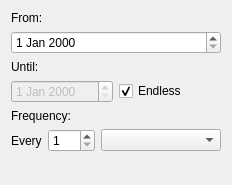
<?xml version="1.0" encoding="UTF-8"?>
<ui version="4.0">
 <class>ScheduleForm</class>
 <widget class="QWidget" name="ScheduleForm">
  <property name="geometry">
   <rect>
    <x>0</x>
    <y>0</y>
    <width>232</width>
    <height>185</height>
   </rect>
  </property>
  <property name="windowTitle">
   <string>Schedule Form</string>
  </property>
  <layout class="QVBoxLayout" name="verticalLayout">
   <item>
    <widget class="QLabel" name="from_label">
     <property name="sizePolicy">
      <sizepolicy hsizetype="Maximum" vsizetype="Fixed">
       <horstretch>0</horstretch>
       <verstretch>0</verstretch>
      </sizepolicy>
     </property>
     <property name="text">
      <string>From:</string>
     </property>
    </widget>
   </item>
   <item>
    <widget class="QDateEdit" name="from"/>
   </item>
   <item>
    <widget class="QLabel" name="until_label">
     <property name="sizePolicy">
      <sizepolicy hsizetype="Maximum" vsizetype="Fixed">
       <horstretch>0</horstretch>
       <verstretch>0</verstretch>
      </sizepolicy>
     </property>
     <property name="text">
      <string>Until:</string>
     </property>
    </widget>
   </item>
   <item>
    <layout class="QHBoxLayout" name="horizontalLayout_4">
     <item>
      <widget class="QDateEdit" name="until">
       <property name="enabled">
        <bool>false</bool>
       </property>
      </widget>
     </item>
     <item>
      <widget class="QCheckBox" name="endless">
       <property name="text">
        <string>Endless</string>
       </property>
       <property name="checked">
        <bool>true</bool>
       </property>
      </widget>
     </item>
    </layout>
   </item>
   <item>
    <widget class="QLabel" name="freq_label">
     <property name="text">
      <string>Frequency:</string>
     </property>
    </widget>
   </item>
   <item>
    <layout class="QHBoxLayout" name="horizontalLayout_5">
     <item>
      <widget class="QLabel" name="every_label">
       <property name="sizePolicy">
        <sizepolicy hsizetype="Maximum" vsizetype="Preferred">
         <horstretch>0</horstretch>
         <verstretch>0</verstretch>
        </sizepolicy>
       </property>
       <property name="text">
        <string>Every</string>
       </property>
      </widget>
     </item>
     <item>
      <widget class="QSpinBox" name="freq_value">
       <property name="sizePolicy">
        <sizepolicy hsizetype="Maximum" vsizetype="Fixed">
         <horstretch>0</horstretch>
         <verstretch>0</verstretch>
        </sizepolicy>
       </property>
       <property name="minimum">
        <number>1</number>
       </property>
       <property name="maximum">
        <number>364</number>
       </property>
      </widget>
     </item>
     <item>
      <widget class="QComboBox" name="freq_unit"/>
     </item>
    </layout>
   </item>
   <item>
    <spacer name="verticalSpacer">
     <property name="orientation">
      <enum>Qt::Vertical</enum>
     </property>
     <property name="sizeHint" stdset="0">
      <size>
       <width>20</width>
       <height>57</height>
      </size>
     </property>
    </spacer>
   </item>
  </layout>
 </widget>
 <resources/>
 <connections/>
</ui>
